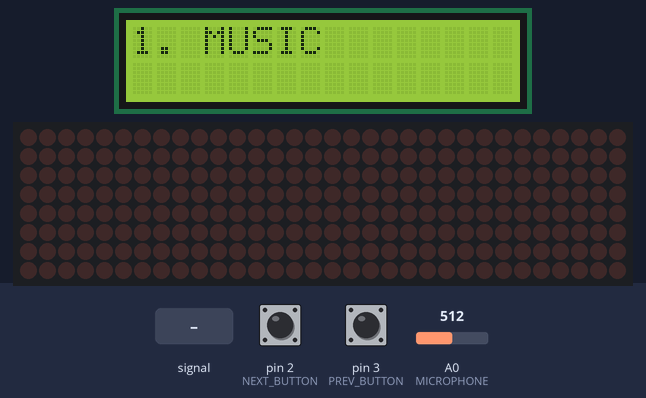
Bench run of a sketch on a simulated Arduino Uno, built with avr-gcc and run on an emulated ATmega328P. Parts: 16×2 character LCD, 32×8 LED matrix. The test bench sets the inputs (shaded band); at power-on: A0 (MICROPHONE) = 512, pin 2 (NEXT_BUTTON) HIGH, pin 3 (PREV_BUTTON) HIGH. Storage starts empty.

Above: at 1.3 s.
1.4 s: A0 (MICROPHONE) fed a 200 Hz sine of ±255 counts around its level
At 2.46 s:
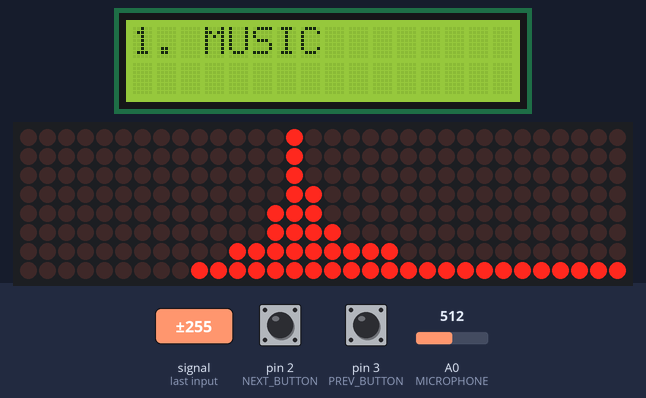
3.2 s: A0 (MICROPHONE) set to 716
At 3.29 s:
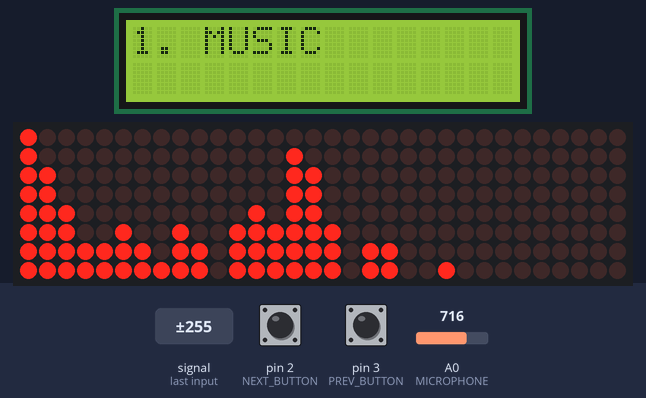
4.8 s: A0 (MICROPHONE) fed a 1000 Hz sine of ±255 counts around its level
At 6.57 s:
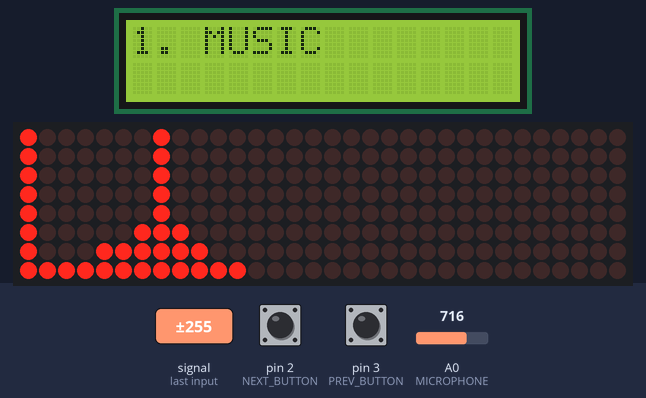
6.6 s: pin 2 (NEXT_BUTTON) pulled LOW for 0.15 s
At 6.93 s:
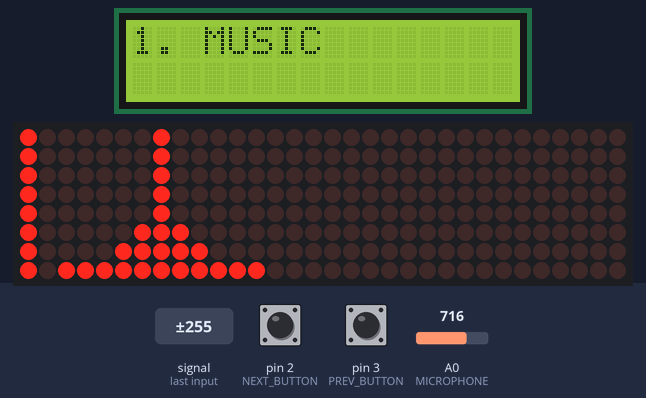
7.3 s: pin 3 (PREV_BUTTON) pulled LOW for 0.15 s
At 7.55 s:
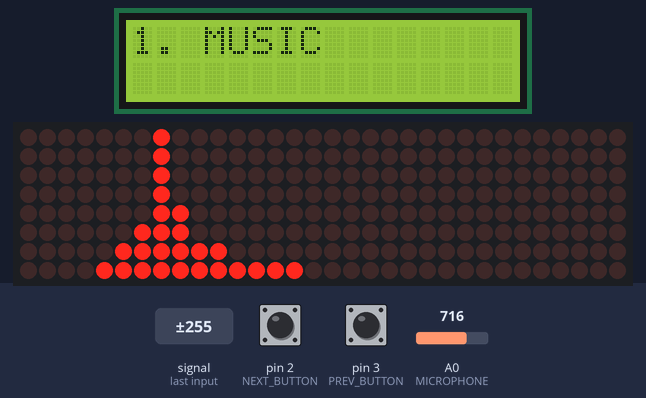
8.0 s: A0 (MICROPHONE) set to 788
At 8.13 s:
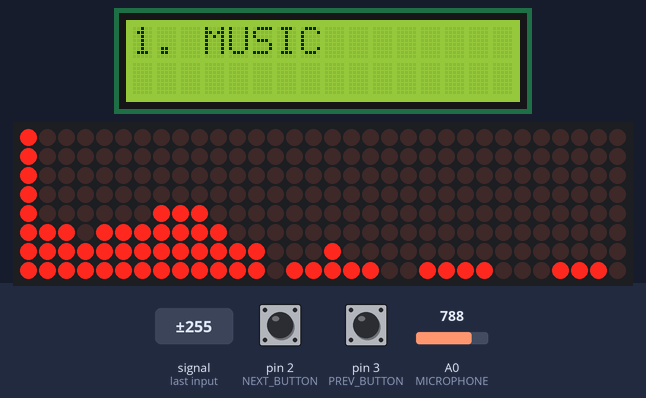
Timing chart, 0 to 10.6 s (numbered marks = the images above; inputs shaded):
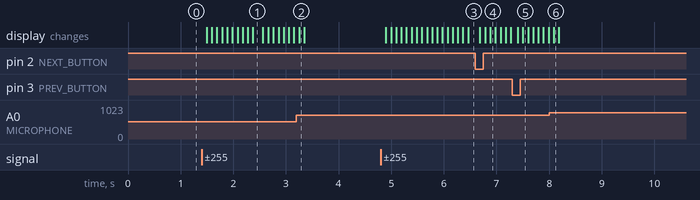

The sketch:

main.ino
```cpp
#include <LiquidCrystal_I2C.h>
#include <SD.h>
#include <SPI.h>
#include <LedControl.h>
#include <RTClib.h>
#include <avr/pgmspace.h>

#define NEXT_BUTTON 2
#define PREV_BUTTON 3
#define MICROPHONE A0
#define MAX_SCRIPTS 8
#define MAX_SCRIPT_NAME_LEN 12
#define MATRIX_INTENSITY 2 // must be between 0 - 5
#define SAMPLES 64         // must be [16, 32, 64, ...] (64 is max for arduino UNO)
#define SIN_ACCURACY 5     // must be between 1 - 7

struct script_t {
  File file;
  byte phaseCount;
  int phaseDelay;
};

LiquidCrystal_I2C lcd(0x27, 16, 2);
LedControl matrix(7, 5, 6, 4);
RTC_DS3231 rtc;

bool scriptChanged = false;
byte scriptsCount = 0;
char scriptsNames[MAX_SCRIPTS][MAX_SCRIPT_NAME_LEN + 1];

byte currentScriptIndex = 0;
struct script_t currentScript;

byte currentPhase;
byte phaseBuffer[32];
int data[SAMPLES];

int lastInt = 0;

//---------------------------------  FFT stuff  ------------------------------------//
const byte isin_data[128] PROGMEM = {
  0, 1, 3, 4, 5, 6, 8, 9, 10, 11, 13, 14, 15, 17, 18, 19, 20, 22, 23, 24, 26, 27, 28,
  29, 31, 32, 33, 35, 36, 37, 39, 40, 41, 42, 44, 45, 46, 48, 49, 50, 52, 53, 54, 56,
  57, 59, 60, 61, 63, 64, 65, 67, 68, 70, 71, 72, 74, 75, 77, 78, 80, 81, 82, 84, 85,
  87, 88, 90, 91, 93, 94, 96, 97, 99, 100, 102, 104, 105, 107, 108, 110, 112, 113, 115,
  117, 118, 120, 122, 124, 125, 127, 129, 131, 133, 134, 136, 138, 140, 142, 144, 146,
  148, 150, 152, 155, 157, 159, 161, 164, 166, 169, 171, 174, 176, 179, 182, 185, 188,
  191, 195, 198, 202, 206, 210, 215, 221, 227, 236
};

const byte RSSdata[20] PROGMEM = {
  7, 6, 6, 5, 5, 5, 4, 4, 4, 4, 3, 3, 3, 3, 3, 3, 3, 2, 2, 2
};

//-----------------------------FFT Function----------------------------------------------//
void Approx_FFT(int in [], int N, float Frequency) {
  int a, c1, f, o, x, data_max, data_min = 0;
  long data_avg, data_mag;
  byte scale, check = 0;

  data_max = 0;
  data_avg = 0;
  data_min = 0;

  for (int i = 0; i < 12; i++) //calculating the levels
    if ((1 << i) <= N)
      o = i;

  a = N;
  int out_r[a]; //real part of transform
  int out_im[a]; //imaginory part of transform

  for (int i = 0; i < a; i++) //getting min max and average for scalling
  {
    out_r[i] = 0;
    out_im[i] = 0;
    data_avg = data_avg + in [i];
    if ( in [i] > data_max) {
      data_max = in [i];
    }
    if ( in [i] < data_min) {
      data_min = in [i];
    }
  }

  data_avg = data_avg >> o;
  scale = 0;
  data_mag = data_max - data_min;

  //scalling data  from +512 to -512

  x = 0;
  for (int b = 0; b < o; b++) // bit reversal order stored in im_out array
  {
    c1 = (1 << b);
    f = (1 << o) / (c1 + c1);
    for (int j = 0; j < c1; j++) {
      x = x + 1;
      out_im[x] = out_im[j] + f;
    }
  }

  for (int i = 0; i < a; i++) // update input array as per bit reverse order
  {
    out_r[i] = in [out_im[i]];
    out_im[i] = 0;
  }

  int i10, i11, n1, tr, ti;
  float e;
  int c, s, temp4;
  for (int i = 0; i < o; i++) //fft
  {
    i10 = (1 << i); // overall values of sine/cosine
    i11 = (1 << o) / (1 << (i + 1)); // loop with similar sine cosine
    e = 1024 / (1 << (i + 1)); //1024 is equivalent to 360 deg
    e = 0 - e;
    n1 = 0;

    for (int j = 0; j < i10; j++) {
      c = e * j; //c is angle as where 1024 unit is 360 deg
      while (c < 0) {
        c = c + 1024;
      }
      while (c > 1024) {
        c = c - 1024;
      }

      n1 = j;

      for (int k = 0; k < i11; k++) {
        temp4 = i10 + n1;
        if (c == 0) {
          tr = out_r[temp4];
          ti = out_im[temp4];
        } else if (c == 256) {
          tr = -out_im[temp4];
          ti = out_r[temp4];
        } else if (c == 512) {
          tr = -out_r[temp4];
          ti = -out_im[temp4];
        } else if (c == 768) {
          tr = out_im[temp4];
          ti = -out_r[temp4];
        } else if (c == 1024) {
          tr = out_r[temp4];
          ti = out_im[temp4];
        } else {
          tr = fast_cosine(out_r[temp4], c) - fast_sine(out_im[temp4], c); //the fast sine/cosine function gives direct (approx) output for A*sinx
          ti = fast_sine(out_r[temp4], c) + fast_cosine(out_im[temp4], c);
        }

        out_r[n1 + i10] = out_r[n1] - tr;
        out_r[n1] = out_r[n1] + tr;
        if (out_r[n1] > 15000 || out_r[n1] < -15000) {
          check = 1;
        } //check for int size, it can handle only +31000 to -31000,

        out_im[n1 + i10] = out_im[n1] - ti;
        out_im[n1] = out_im[n1] + ti;
        if (out_im[n1] > 15000 || out_im[n1] < -15000) {
          check = 1;
        }

        n1 = n1 + i10 + i10;
      }
    }

    if (check == 1) { // scalling the matrics if value higher than 15000 to prevent varible from overflowing
      for (int i = 0; i < a; i++) {
        out_r[i] = out_r[i] >> 1;
        out_im[i] = out_im[i] >> 1;
      }
      check = 0;
      scale = scale - 1; // tracking overall scalling of input data
    }

  }

  //---> here onward out_r contains amplitude and our_in conntains frequency (Hz)
  int fout, fm, fstp;
  float fstep;
  fstep = Frequency / N;
  fm = 0;

  for (int i = 1; i < (1 << (o - 1)); i++) // getting amplitude from compex number
  {
    out_r[i] = fastRSS(out_r[i], out_im[i]);
    // Approx RSS function used to calculated magnitude quickly

    out_im[i] = out_im[i - 1] + fstep;
    if (fout < out_r[i]) {
      fm = i;
      fout = out_r[i];
    }
  }

  int time = millis();
  unsigned int val;
  byte dis;
  if (out_r[1] + out_r[2] + out_r[3] < 128)
    out_r[0] = 16;
  else
    out_r[0] -= 1024;
  for (int i = 0; i < 32; i++) {
    val = abs(out_r[i]);

    if (val > 1536) {
      dis = B11111111;
    } else if (val > 1024) {
      dis = B01111111;
    } else if (val > 778) {
      dis = B00111111;
    } else if (val > 512) {
      dis = B00011111;
    } else if (val > 296) {
      dis = B00001111;
    } else if (val > 178) {
      dis = B00000111;
    } else if (val > 96) {
      dis = B00000011;
    } else if (val > 48) {
      dis = B00000001;
    } else {
      dis = B00000000;
    }

    for (byte j = 0; j < 8; j++) {
      if ((dis & (1 << j)) != 0) {
        phaseBuffer[(3 - i / 8) * 8 + 7 - j] |= (1 << (7 - i % 8));
      }
    }
  }
}

//---------------------------------fast sine/cosine---------------------------------------//

int fast_sine(int Amp, int th) {
  int temp3, m1, m2;
  byte temp1, temp2, test, quad;
  while (th > 1024) {
    th = th - 1024;
  } // here 1024 = 2*pi or 360 deg
  while (th < 0) {
    th = th + 1024;
  }
  quad = th >> 8;

  if (quad == 1) {
    th = 512 - th;
  } else if (quad == 2) {
    th = th - 512;
  } else if (quad == 3) {
    th = 1024 - th;
  }

  temp1 = 0;
  temp2 = 128; //2 multiple
  m1 = 0;
  m2 = Amp;

  temp3 = (m1 + m2) >> 1;
  Amp = temp3;
  for (int i = 0; i < SIN_ACCURACY; i++) {
    test = (temp1 + temp2) >> 1;
    temp3 = temp3 >> 1;
    if (th > pgm_read_byte(&(isin_data[test]))) {
      temp1 = test;
      Amp = Amp + temp3;
      m1 = Amp;
    } else if (th < pgm_read_byte(&(isin_data[test]))) {
      temp2 = test;
      Amp = Amp - temp3;
      m2 = Amp;
    }
  }

  if (quad == 2) {
    Amp = 0 - Amp;
  } else if (quad == 3) {
    Amp = 0 - Amp;
  }
  return (Amp);
}

int fast_cosine(int Amp, int th) {
  th = 256 - th; //cos th = sin (90-th) formula
  return (fast_sine(Amp, th));
}

//--------------------------------Fast RSS----------------------------------------//
int fastRSS(int a, int b) {
  if (a == 0 && b == 0) {
    return (0);
  }
  int min, max, temp1, temp2;
  byte clevel;
  if (a < 0) {
    a = -a;
  }
  if (b < 0) {
    b = -b;
  }
  clevel = 0;
  if (a > b) {
    max = a;
    min = b;
  } else {
    max = b;
    min = a;
  }

  if (max > (min + min + min)) {
    return max;
  } else {
    temp1 = min >> 3;
    if (temp1 == 0) {
      temp1 = 1;
    }
    temp2 = min;
    while (temp2 < max) {
      temp2 = temp2 + temp1;
      clevel = clevel + 1;
    }
    temp2 = pgm_read_byte(&(RSSdata[clevel]));
    temp1 = temp1 >> 1;
    for (int i = 0; i < temp2; i++) {
      max = max + temp1;
    }
    return (max);
  }
}
//--------------------------------------------------------------------------------//

const byte digits[60] PROGMEM = {
    0b00011000,
    0b00100100,
    0b00100100,
    0b00100100,
    0b00100100,
    0b00011000,

    0b00001000,
    0b00011000,
    0b00001000,
    0b00001000,
    0b00001000,
    0b00011100,

    0b00011000,
    0b00100100,
    0b00000100,
    0b00001000,
    0b00010000,
    0b00111100,

    0b00011000,
    0b00100100,
    0b00001000,
    0b00000100,
    0b00100100,
    0b00011000,

    0b00000100,
    0b00001100,
    0b00010100,
    0b00100100,
    0b00111110,
    0b00000100,

    0b00111100,
    0b00100000,
    0b00111000,
    0b00000100,
    0b00100100,
    0b00011000,

    0b00011000,
    0b00100000,
    0b00111000,
    0b00100100,
    0b00100100,
    0b00011000,

    0b00111100,
    0b00000100,
    0b00000100,
    0b00001000,
    0b00010000,
    0b00010000,

    0b00011000,
    0b00100100,
    0b00011000,
    0b00100100,
    0b00100100,
    0b00011000,

    0b00011000,
    0b00100100,
    0b00100100,
    0b00011100,
    0b00000100,
    0b00011000
};

void readScripts() {
  File scriptsDir = SD.open("scripts");
  while (true) {
    File script = scriptsDir.openNextFile();

    if (!script || scriptsCount == MAX_SCRIPTS)
      break;

    char *name = script.name();
    strcpy(scriptsNames[scriptsCount++], name);

    script.close();
  }
  scriptsDir.close();
}

inline int readInt(File file) {
  int acc = 0;
  int k = 1;
  byte d = file.read();

  while (d >= 48 && d <= 57) {
    acc = acc * 10 + (d - 48);
    k *= 10;

    d = file.read();
  }

  return acc;
}

inline void loadScript() {
  if (currentScript.file)
    currentScript.file.close();

  char path[MAX_SCRIPT_NAME_LEN + 9];
  strcpy(path, "scripts/");
  strcat(path, scriptsNames[currentScriptIndex]);

  currentScript.file = SD.open(path);
  currentScript.phaseCount = readInt(currentScript.file);
  currentScript.phaseDelay = readInt(currentScript.file);
}

inline void clearPhase() {
  for (byte i = 0; i < 32; i++)
    phaseBuffer[i] = 0;
}

inline void loadPhase() {
  char c = currentScript.file.read();
  while (c != 'I' && c != '|')
    c = currentScript.file.read();

  c = currentScript.file.read();

  if (c == 'c') {
    byte hour = rtc.now().hour();
    byte minute = rtc.now().minute();

    for (byte i = 0; i < 6; i++) {
      phaseBuffer[i + 25] = pgm_read_byte(&(digits[(hour / 10) * 6 + i])) >> 1;
      phaseBuffer[i + 17] = pgm_read_byte(&(digits[(hour % 10) * 6 + i])) << 1;
      phaseBuffer[i + 9] = pgm_read_byte(&(digits[(minute / 10) * 6 + i])) >> 1;
      phaseBuffer[i + 1] = pgm_read_byte(&(digits[(minute % 10) * 6 + i])) << 1;
    }

    for (byte i = 0; i < 4; i++) {
      phaseBuffer[i * 8] = 0;
      phaseBuffer[(i + 1) * 8 - 1] = 0;
    }

  } else {
    for (byte i = 0; i < 32; i++) {
      byte x = readInt(currentScript.file);

      for (byte j = 0; j < 8; j++) {
        if ((x & (1 << j)) != 0) {
          phaseBuffer[(3 - i / 8) * 8 + 7 - j] |= (1 << (7 - i % 8));
        }
      }
    }
  }
}

inline void showPhase() {
  for (byte i = 0; i < 32; i++)
    matrix.setRow(i / 8, i % 8, phaseBuffer[i]);
}

inline void lcdShowScript() {
  lcd.clear();
  lcd.home();
  lcd.print(currentScriptIndex + 1);
  lcd.print(". ");

  if (currentScriptIndex == scriptsCount)
    lcd.print("MUSIC");
  else
    lcd.print(scriptsNames[currentScriptIndex]);
}

void nextInt() {
  if (millis() - lastInt > 300) {
    currentScriptIndex += 1;
    if (currentScriptIndex > scriptsCount)
      currentScriptIndex = 0;
    scriptChanged = true;

    lastInt = millis();
  }
}

void prevInt() {
  if (millis() - lastInt > 300) {
    currentScriptIndex -= 1;
    if (currentScriptIndex > scriptsCount)
      currentScriptIndex = scriptsCount;
    scriptChanged = true;

    lastInt = millis();
  }
}


void setup() {
  SD.begin(10);
  rtc.begin();

  pinMode(NEXT_BUTTON, INPUT_PULLUP);
  pinMode(PREV_BUTTON, INPUT_PULLUP);
  attachInterrupt(digitalPinToInterrupt(NEXT_BUTTON), nextInt, FALLING);
  attachInterrupt(digitalPinToInterrupt(PREV_BUTTON), prevInt, FALLING);

  lcd.init();
  lcd.clear();
  lcd.backlight();

  for (byte i = 0; i < 4; i++) {
    matrix.shutdown(i, false);
    matrix.setIntensity(i, MATRIX_INTENSITY);
    matrix.clearDisplay(i);
  }

  readScripts();
  lcdShowScript();

  clearPhase();
  showPhase();

  loadScript();
}

void loop() {
  if (scriptChanged) {
    scriptChanged = false;

    lcdShowScript();

    currentPhase = 0;
    clearPhase();
    showPhase();

    loadScript();
  }

  if (currentScriptIndex == scriptsCount) {
    for (byte i = 0; i < SAMPLES; i++) {
      data[i] = analogRead(MICROPHONE);
      delay(1);
    }

    clearPhase();
    Approx_FFT(data, SAMPLES, 1000.0);
    showPhase();

  } else if (currentScript.phaseCount > 0) {
    showPhase();

    int loadTime = millis();
    clearPhase();
    loadPhase();
    currentPhase += 1;
    if (currentPhase == currentScript.phaseCount) {
      currentPhase = 0;
      loadScript();
    }
    loadTime = millis() - loadTime;

    delay(max(currentScript.phaseDelay - loadTime, 0));
  } else {
    delay(300);
  }
}
```

Measured:
- after the input at 1.4 s, the display: first changes after 0.10 s (image 1 shows a later state)
- after the input at 3.2 s, the display: changes after 0.05 s (image 2)
- after the input at 4.8 s, the display: first changes after 0.10 s (image 3 shows a later state)
- after the input at 6.6 s, the display: first changes after 0.08 s (image 4 shows a later state)
- after the input at 7.3 s, the display: first changes after 0.10 s (image 5 shows a later state)
- after the input at 8.0 s, the display: changes after 0.09 s (image 6)
